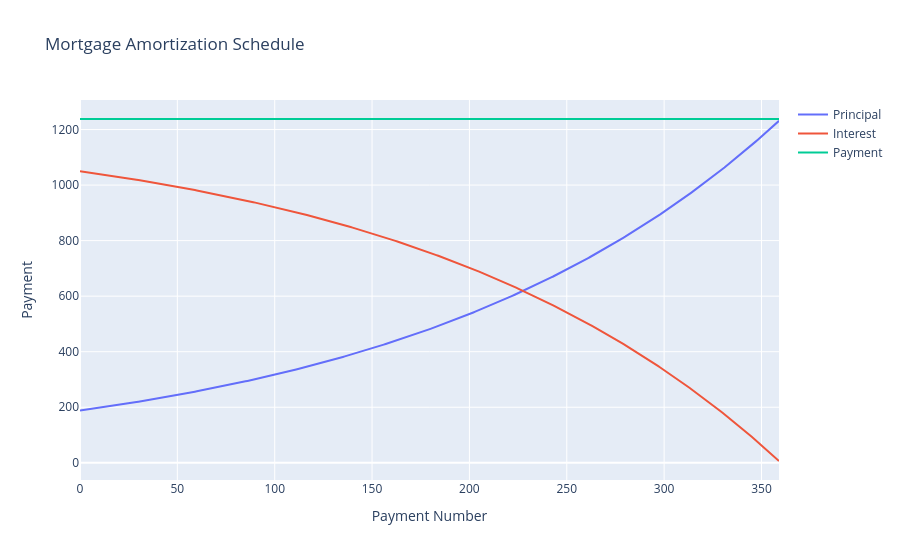

The code cell stored with this chart in its notebook:
### Markdown cell above
## Now we will plot these payments over the 360 months of payback

### Code cell
plot = go.Figure()
plot.add_trace(go.Scatter(y=principal_schedule, name="Principal"))
plot.add_trace(go.Scatter(y=interest_schedule, name="Interest"))
plot.add_trace(go.Scatter(y=payment_schedule, name="Payment"))
plot.update_layout(title="Mortgage Amortization Schedule", xaxis_title="Payment Number", yaxis_title="Payment")
plot.show()

### Figure 1 — Plotly figure (JSON) as saved in the notebook; plotly's stock layout.template omitted (floating-point values rounded to 4 significant figures; data arrays with more than 128 entries replaced by an {"elided": "..."} marker saying what was removed)
{"data": [{"name": "Principal", "type": "scatter", "y": {"elided": "360 float values"}}, {"name": "Interest", "type": "scatter", "y": {"elided": "360 float values"}}, {"name": "Payment", "type": "scatter", "y": {"elided": "360 float values"}}], "layout": {"title": {"text": "Mortgage Amortization Schedule"}, "xaxis": {"title": {"text": "Payment Number"}}, "yaxis": {"title": {"text": "Payment"}}}}
